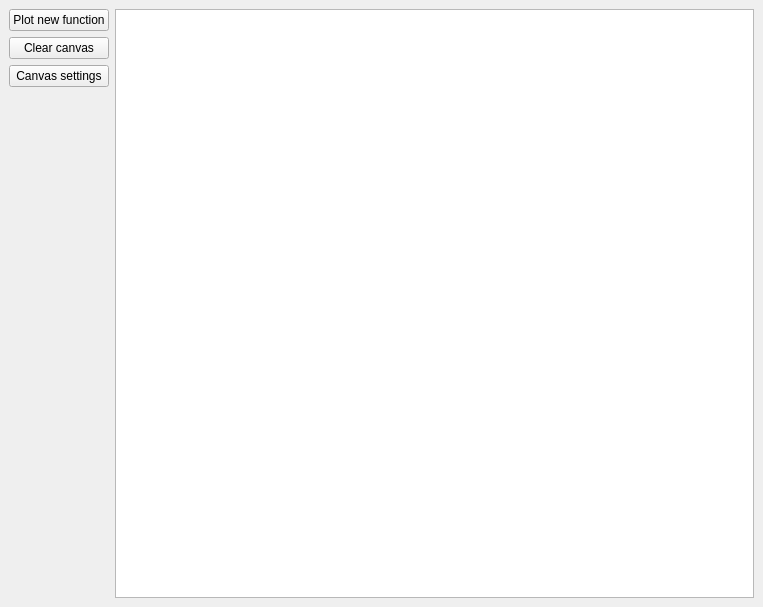
<?xml version="1.0" encoding="UTF-8"?>
<ui version="4.0">
 <class>MainWindow</class>
 <widget class="QMainWindow" name="MainWindow">
  <property name="geometry">
   <rect>
    <x>0</x>
    <y>0</y>
    <width>763</width>
    <height>607</height>
   </rect>
  </property>
  <property name="windowTitle">
   <string>Safonov CG1</string>
  </property>
  <widget class="QWidget" name="centralwidget">
   <property name="sizePolicy">
    <sizepolicy hsizetype="Expanding" vsizetype="Expanding">
     <horstretch>0</horstretch>
     <verstretch>0</verstretch>
    </sizepolicy>
   </property>
   <layout class="QGridLayout" name="gridLayout_2">
    <item row="0" column="0">
     <layout class="QHBoxLayout" name="horizontalLayout">
      <item>
       <layout class="QVBoxLayout" name="verticalLayout">
        <item>
         <widget class="QPushButton" name="plotButton">
          <property name="text">
           <string>Plot new function</string>
          </property>
         </widget>
        </item>
        <item>
         <widget class="QPushButton" name="clearButton">
          <property name="text">
           <string>Clear canvas</string>
          </property>
         </widget>
        </item>
        <item>
         <widget class="QPushButton" name="settingsButton">
          <property name="text">
           <string>Canvas settings</string>
          </property>
         </widget>
        </item>
        <item>
         <spacer name="verticalSpacer">
          <property name="orientation">
           <enum>Qt::Vertical</enum>
          </property>
          <property name="sizeHint" stdset="0">
           <size>
            <width>20</width>
            <height>40</height>
           </size>
          </property>
         </spacer>
        </item>
       </layout>
      </item>
      <item>
       <widget class="QGraphicsView" name="graphicsView"/>
      </item>
     </layout>
    </item>
   </layout>
  </widget>
 </widget>
 <resources/>
 <connections/>
</ui>
